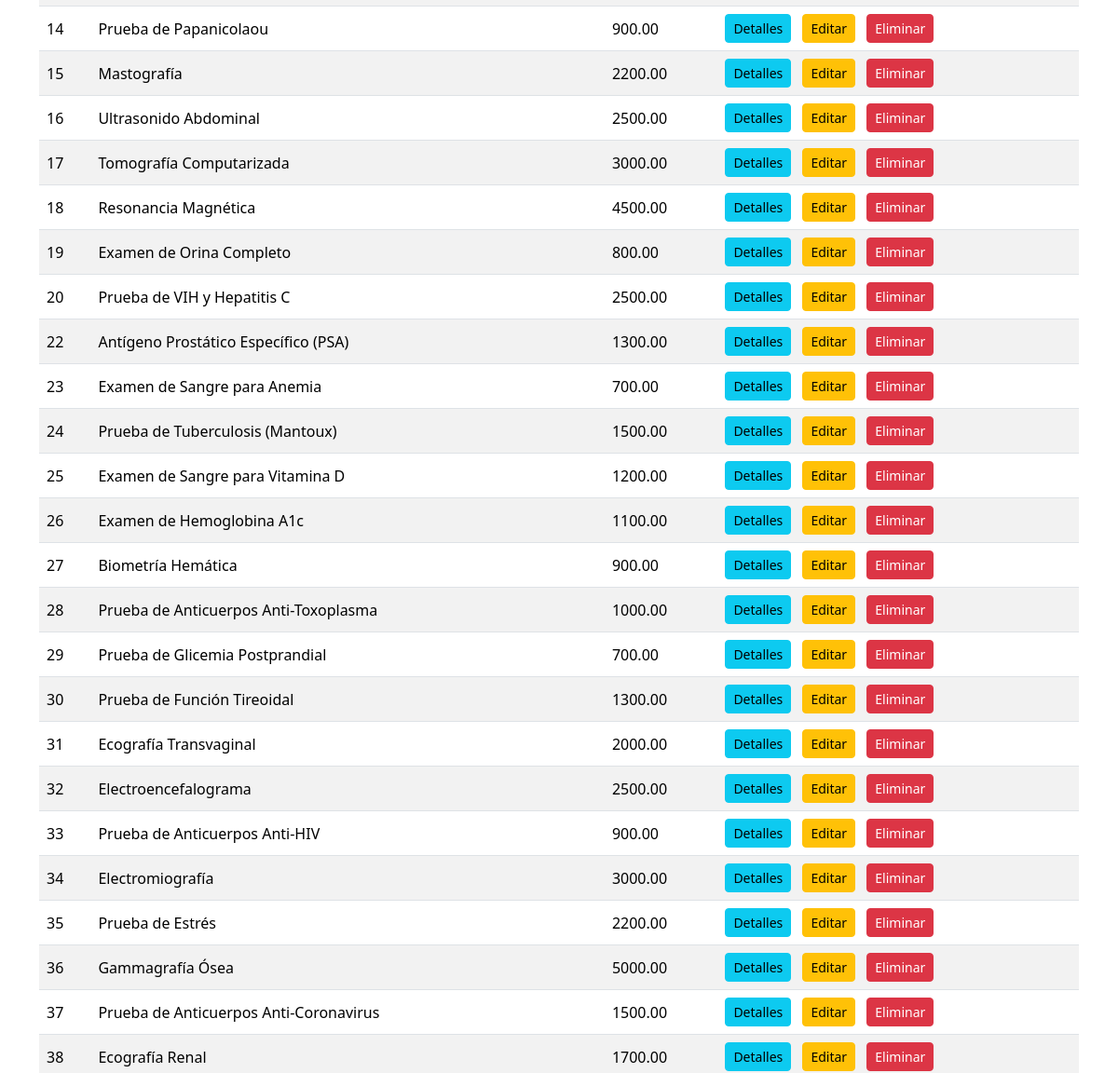
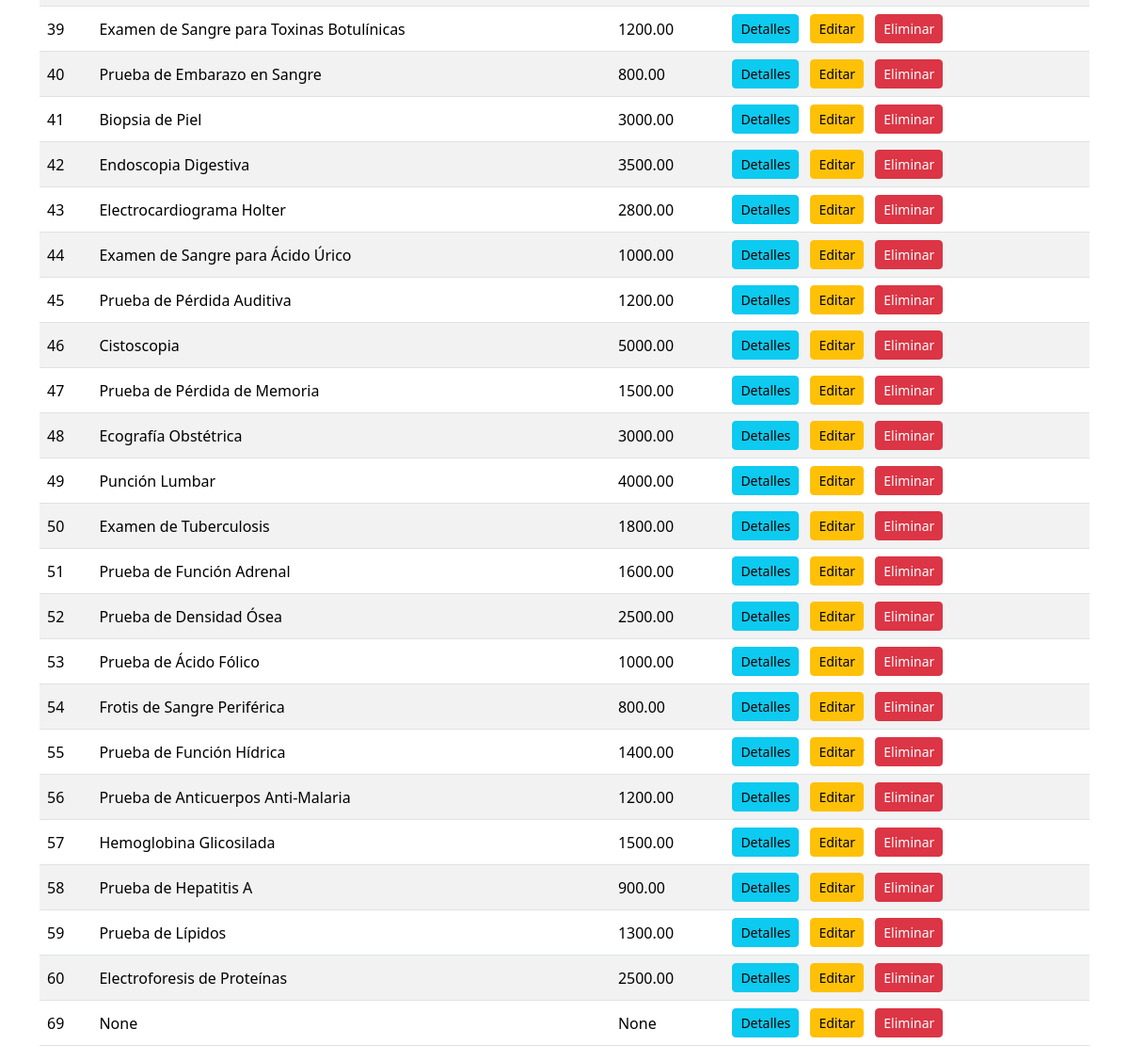
Before: /examenes/ (lower part) with the older database file (2 pictures, top to bottom).
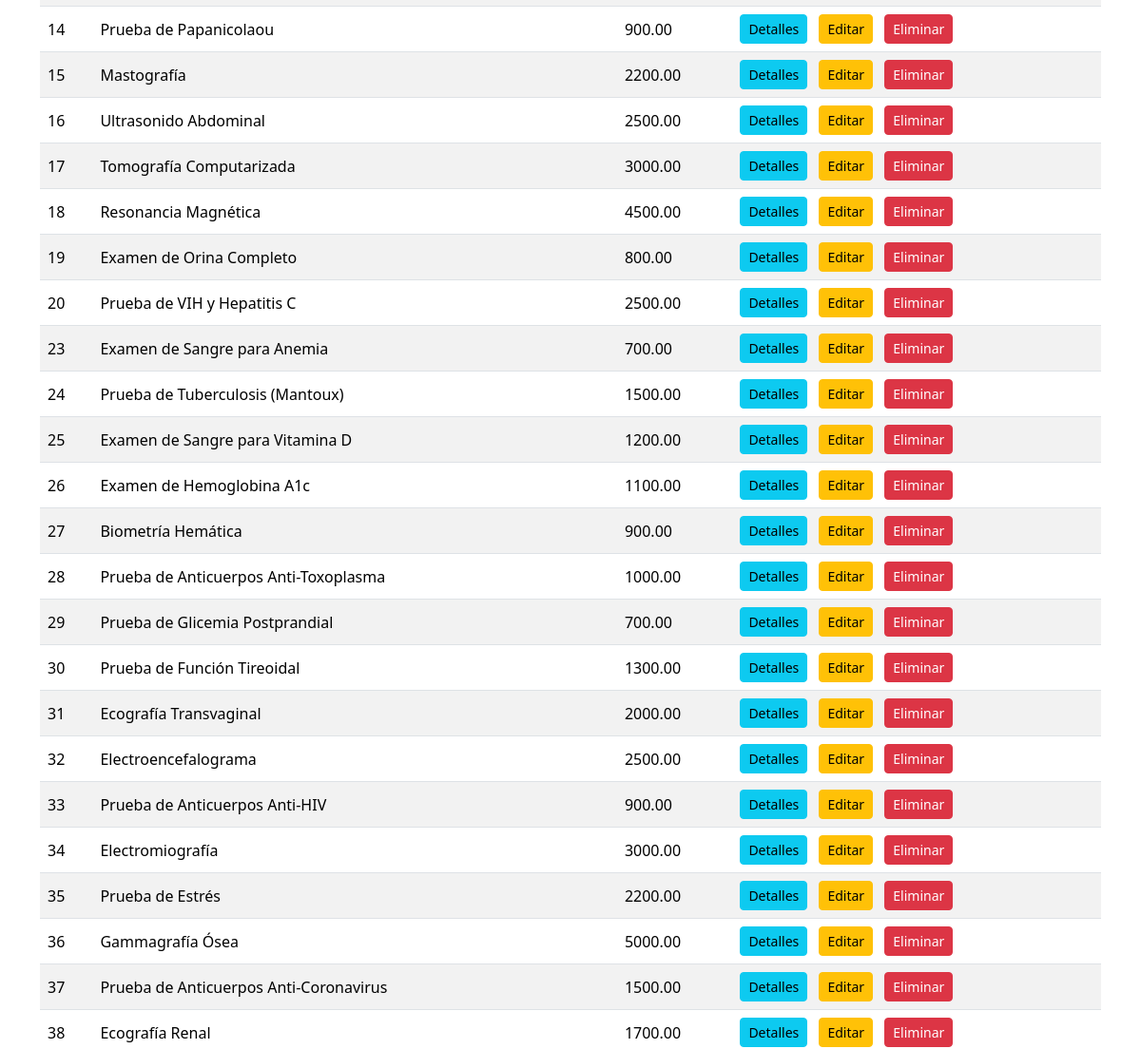
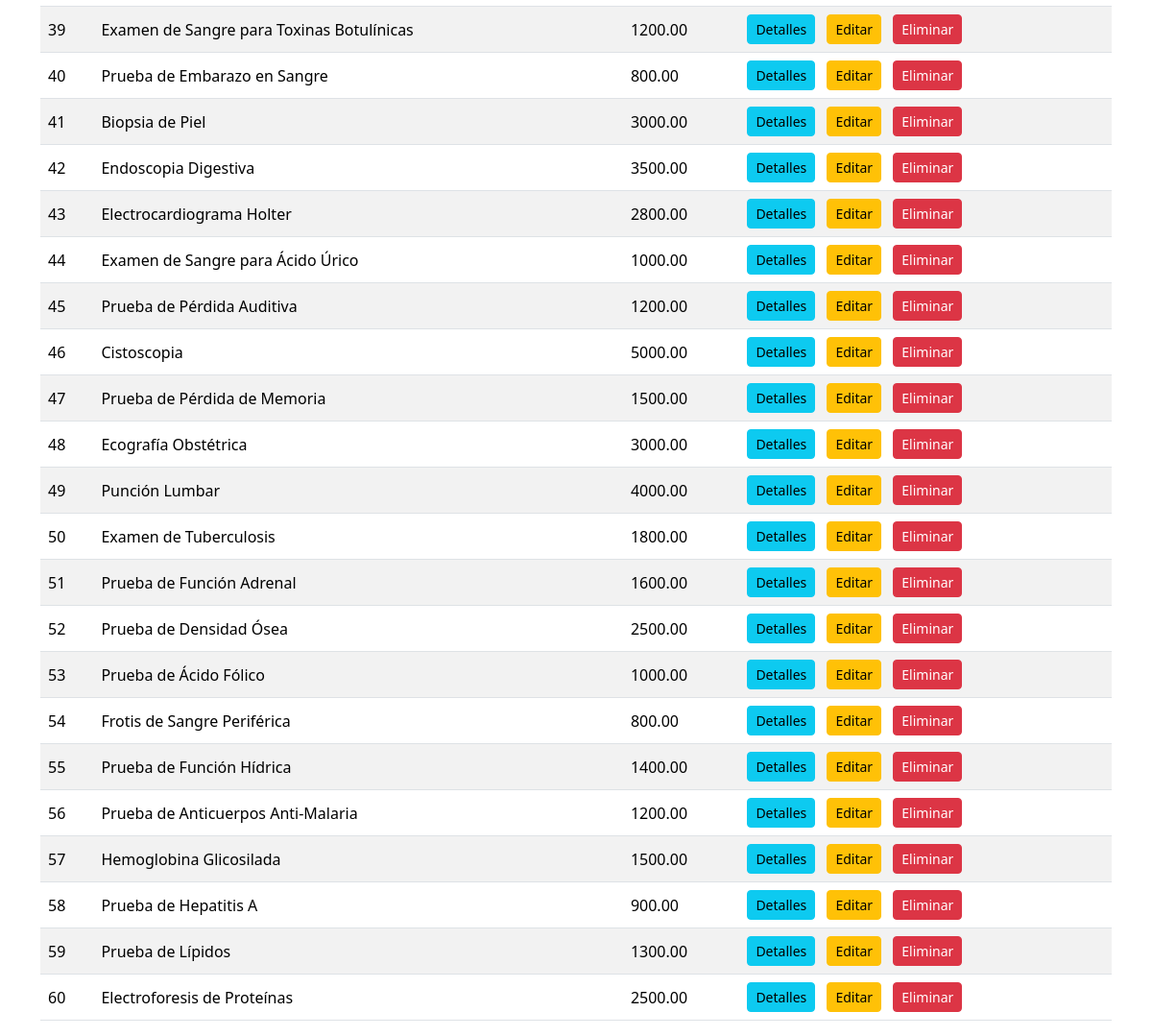
After: the same page with the newer database file (2 pictures, top to bottom).
### App/models.py (models this page shows, shortened)
class Examenes(models.Model):
    id_examen = models.AutoField(primary_key=True)
    nombre_examen = models.CharField(max_length=255, blank=True, null=True)
    precio_examen = models.DecimalField(max_digits=10, decimal_places=2, blank=True, null=True)

### App/views.py (the view)
# urls.py: path('examenes/', views.examenes_list, name='examenes_list'),
def examenes_list(request):
    examenes = Examenes.objects.all()
    return render(request, 'App/examenes_list.html', {'examenes_list': examenes})

### App/templates/App/examenes_list.html (shortened to what this page needs)
{% extends "layout/base.html" %}
{% block content %}
<div class="container mt-5">
  <div class="table-responsive">
    <table class="table table-striped align-middle">
      <tbody>
        {% for examen in examenes_list %}
        <tr>
          <td>{{ examen.id_examen }}</td>
          <td>{{ examen.nombre_examen }}</td>
          <td>{{ examen.precio_examen }}</td>
          <td>
            <a href="{% url 'examen_detail' examen.pk %}" class="btn btn-info btn-sm me-2">Detalles</a>
            <a href="{% url 'examenes_edit' examen.pk %}" class="btn btn-warning btn-sm me-2">Editar</a>
            <form action="{% url 'examenes_delete' examen.pk %}" method="post" class="d-inline">
              <button type="submit" class="btn btn-danger btn-sm">Eliminar</button>
            </form>
          </td>
        </tr>
        {% endfor %}
      </tbody>
    </table>
  </div>
</div>
{% endblock %}

Changed rows visible on the page:
removed Examenes: id_examen "22", nombre_examen "Antígeno Prostático Específico (PSA)", precio_examen "1300.00"
removed Examenes: id_examen "69", nombre_examen "None", precio_examen "None"
